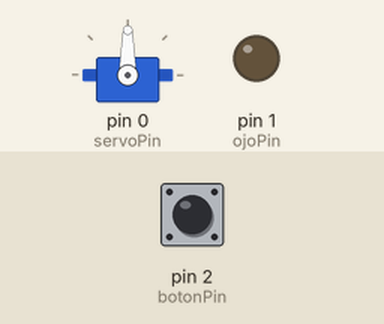
This sketch was run on a simulated Arduino Uno, built with avr-gcc and run on an emulated ATmega328P. On the bench: servo, output pins drawn as LEDs (lit = HIGH). The test bench sets the inputs (shaded band); at power-on: pin 2 (botonPin) LOW.

Above: at 1.2 s.
1.3 s: pin 2 (botonPin) pulled HIGH for 0.15 s
At 4.3 s:
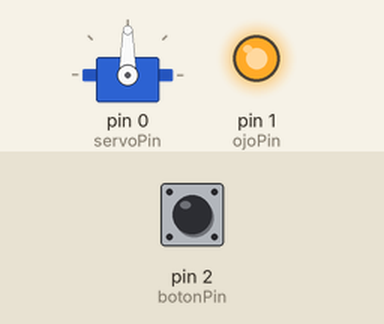
At 7.5 s:
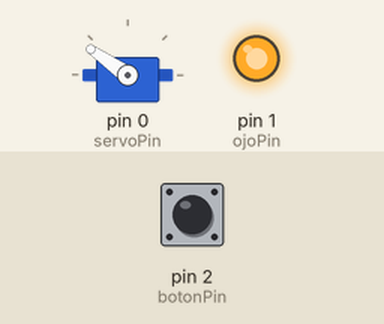
Timing chart, 0 to 13.4 s (numbered marks = the images above; inputs shaded):
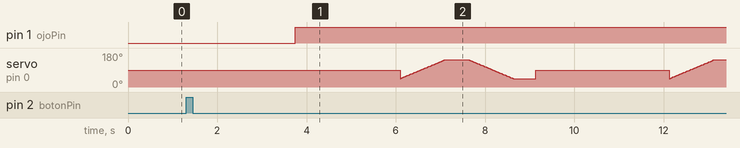

The sketch:

zaku-arduino.ino
```cpp
#include <Servo.h>
// constants won't change. They're used here to
// set pin numbers:
//int soundPin = 6;
const int ojoPin = 1; //pwm pin
const int botonPin = 2; //digital pin
const int servoPin = 0; //analog pin
Servo servo;

// variables will change:
int botonEstado = 0;         // variable for reading the pushbutton status

void setup() {
  // Eye led
  pinMode(ojoPin, OUTPUT);
  pinMode(botonPin, INPUT);
  //servo
  servo.attach(servoPin);
  servo.write(90);
}

void loop() {
  botonEstado = digitalRead(botonPin);
  if (botonEstado == HIGH) {
    delay(500);
    ojo_prender();
    delay(1000);
    vigilar();
    delay(3000);
    vigilar();
    delay(2000);
    ojo_apagar();
    delay(500);
  }
}
// eye on
void ojo_prender() {
    int t = 0;
    for (int fadeValue = 0 ; fadeValue <= 200; fadeValue += 5) {
      analogWrite(ojoPin, fadeValue);
      t += 75;
      delay(75);
    }
    for (int fadeValue = 200 ; fadeValue >= 150; fadeValue -= 5) {
      analogWrite(ojoPin, fadeValue);
      t += 10;
      delay(10);
    }

    for (int fadeValue = 150 ; fadeValue <= 255; fadeValue += 5) {
      analogWrite(ojoPin, fadeValue);
      delay(5);
      t += 5;
    }
}
// eye off
void ojo_apagar() {
    for (int fadeValue = 255 ; fadeValue >= 0; fadeValue -= 5) {
      analogWrite(ojoPin, fadeValue);
      delay(30);
    }
}
// watch
void vigilar() {
  int pos;
  int pos_max = 145;
  int pos_min = 45;

  for (pos = pos_min; pos <= pos_max; pos += 1) {
    servo.write(pos);
    delay(10);
  }
  delay(500);
  for (pos = pos_max; pos >= pos_min; pos -= 1) {
    servo.write(pos);
    delay(10);
  }
  delay(500);
  servo.write(90);
}
```

Measured:
- after the input at 1.3 s, pin 1 (ojoPin): LOW → HIGH after 2.5 s
